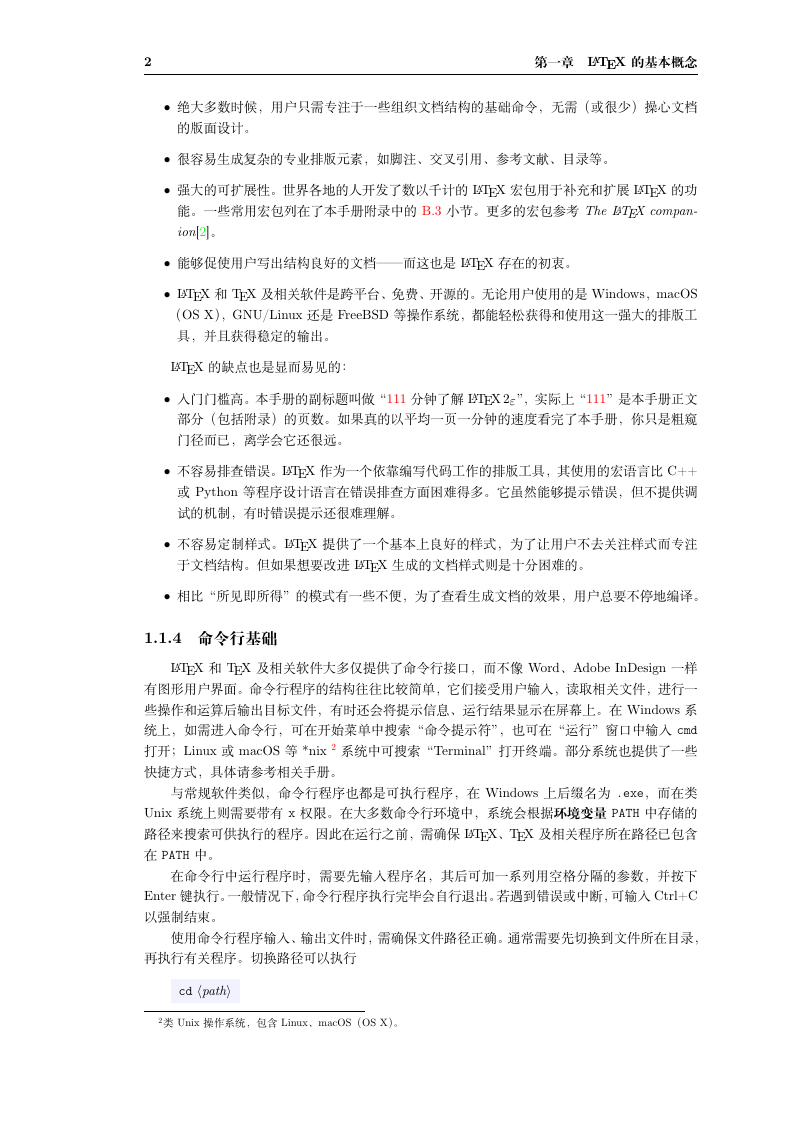
#> input picture assets/image-20260122211453-r856wkw.png, 794 x 1123 px
$ python -i deskew_and_rotation_correction.py   (imports and definitions only)
#> lines starting #> are read from the running program, lines starting #| are printed output that depends on the picture; after the words box and inside, x2 and y2 are one past the last pixel; in counts of white or black regions, pixels touching at a corner belong together
#!/usr/bin/env python3
# -*- coding: utf-8 -*-
"""
文档图像去倾斜+旋转校正工具（主程序）

对应博客文档：四、完整去倾斜+旋转校正方案

功能说明：
  本脚本是项目的核心应用程序，整合了文档图像矫正的完整pipeline：
  1. 去倾斜（Deskew）：基于 FFT 频谱分析 + 自适应径向投影算法
     - 可处理 ±45° 范围内的任意角度倾斜
     - 参数配置：amax=45, V=2048, W=304, D=0.55
     - 算法原理：对应博客 二、文档图像去倾斜 章节

  2. 方向校正（Rotation Correction）：基于轻量级深度学习分类模型
     - 使用 ONNX 模型预测图像方向（0°/90°/180°/270°）
     - 模型路径：model/inference.onnx
     - 算法原理：对应博客 三、文档图像方向分类与矫正 章节

  3. 单次旋转优化：合并去倾斜和方向校正的角度，避免二次插值带来的质量损失

使用场景：
  - 处理扫描文档中的倾斜问题（如歪斜的扫描件）
  - 处理方向错误的文档（如倒置或横向竖排的文档）
  - 作为 OCR、版面分析等下游任务的预处理步骤

命令行用法：
  python deskew_and_rotation_correction.py <input_image> [--output <output_path>] [--conf_threshold <float>]
"""

import cv2
import numpy as np
import onnxruntime as ort
from pathlib import Path
import argparse


# ========= 去倾斜模块 =========

def ensure_gray(image: np.ndarray) -> np.ndarray:
    """确保图像为灰度图"""
    try:
        return cv2.cvtColor(image, cv2.COLOR_BGR2GRAY)
    except cv2.error:
        return image


def ensure_optimal_square(image: np.ndarray) -> np.ndarray:
    """扩展图像到最优DFT尺寸"""
    nw = nh = cv2.getOptimalDFTSize(max(image.shape[:2]))
    output_image = cv2.copyMakeBorder(
        src=image,
        top=0,
        bottom=nh - image.shape[0],
        left=0,
        right=nw - image.shape[1],
        borderType=cv2.BORDER_CONSTANT,
        value=255,
    )
    return output_image


def get_fft_magnitude(image: np.ndarray) -> np.ndarray:
    """获取FFT幅度谱"""
    gray = ensure_gray(image)
    opt_gray = ensure_optimal_square(gray)

    # 自适应阈值处理
    opt_gray = cv2.adaptiveThreshold(
        ~opt_gray, 255, cv2.ADAPTIVE_THRESH_GAUSSIAN_C, cv2.THRESH_BINARY, 15, -10
    )

    # FFT变换
    dft = np.fft.fft2(opt_gray)
    shifted_dft = np.fft.fftshift(dft)

    # 获取幅度
    magnitude = np.abs(shifted_dft)
    return magnitude


def _get_angle_adaptive(m: np.ndarray, amax: float, W: int) -> tuple:
    """径向投影 + 中心遮挡"""
    assert m.shape[0] == m.shape[1]
    r = c = m.shape[0] // 2

    num = 20
    tr = np.linspace(-1 * amax, amax, int(amax * num * 2)) / 180 * np.pi

    # 预分配
    li_init = np.zeros_like(tr)
    li_correct = np.zeros_like(tr)

    for i, t in enumerate(tr):
        x = np.arange(0, r)
        y = c + np.int32(x * np.cos(t))
        x_proj = c + np.int32(-1 * x * np.sin(t))
        valid = (y >= 0) & (y < m.shape[0]) & (x_proj >= 0) & (x_proj < m.shape[1])
        vals = m[y[valid], x_proj[valid]]
        if vals.size == 0:
            continue
        li_init[i] = np.sum(vals)
        li_correct[i] = np.sum(vals[W:]) if W > 0 else li_init[i]

    a_init = tr[np.argmax(li_init)] / np.pi * 180
    a_correct = tr[np.argmax(li_correct)] / np.pi * 180

    dist = abs(a_init - a_correct)
    return -1 * a_init, -1 * a_correct, dist


def estimate_deskew_angle(image: np.ndarray) -> float:
    """
    估计去倾斜角度（固定参数：amax=45, V=2048, W=304, D=0.55）
    """
    amax = 45
    V = 2048
    W = 304
    D = 0.55

    # 缩放图像
    ratio = V / image.shape[0]
    resized_image = cv2.resize(image, None, fx=ratio, fy=ratio)

    # FFT分析
    magnitude = get_fft_magnitude(resized_image)
    a_init, a_correct, dist = _get_angle_adaptive(magnitude, amax=amax, W=W)

    # 根据距离选择角度
    if dist <= D:
        return a_correct
    return a_init


# ========= 旋转校正模块 =========

class Preprocess:
    """图像预处理流程"""

    @staticmethod
    def resize_image(img: np.ndarray, resize_short: int = 256):
        """缩放：短边缩放到指定大小"""
        img_h, img_w = img.shape[:2]
        percent = float(resize_short) / min(img_w, img_h)
        w = int(round(img_w * percent))
        h = int(round(img_h * percent))
        return cv2.resize(img, dsize=(w, h), interpolation=cv2.INTER_LANCZOS4)

    @staticmethod
    def crop_image(img: np.ndarray, size: int = 224):
        """中心裁剪"""
        img_h, img_w = img.shape[:2]
        if img_h < size or img_w < size:
            raise ValueError(
                f"图像尺寸 ({img_h}, {img_w}) 小于裁剪尺寸 ({size}, {size})"
            )
        w_start = (img_w - size) // 2
        h_start = (img_h - size) // 2
        return img[h_start:h_start + size, w_start:w_start + size, :]

    @staticmethod
    def normalize_image(img: np.ndarray):
        """归一化：(img/255 - mean) / std"""
        scale = np.float32(1.0 / 255.0)
        mean = np.array([0.485, 0.456, 0.406]).reshape(1, 1, 3).astype("float32")
        std = np.array([0.229, 0.224, 0.225]).reshape(1, 1, 3).astype("float32")

        img = np.array(img).astype(np.float32)
        img = (img * scale - mean) / std
        return img.astype(np.float32)

    @staticmethod
    def to_chw_image(img: np.ndarray):
        """通道转换：HWC -> CHW"""
        img = np.array(img)
        return img.transpose((2, 0, 1))

    def __call__(self, img: np.ndarray):
        """完整的预处理流程"""
        img = self.resize_image(img, resize_short=256)
        img = self.crop_image(img, size=224)
        img = self.normalize_image(img)
        img = self.to_chw_image(img)
        img = img[None, ...]
        return img.astype(np.float32)


def estimate_rotation_angle(image: np.ndarray, model_path: str) -> int:
    """
    使用ONNX模型估计旋转角度（0°, 90°, 180°, 270°）
    """
    preprocessor = Preprocess()
    input_data = preprocessor(image)

    # ONNX推理
    session = ort.InferenceSession(model_path, providers=['CPUExecutionProvider'])
    input_name = session.get_inputs()[0].name
    output_name = session.get_outputs()[0].name

    output = session.run([output_name], {input_name: input_data})

    # 获取预测结果
    probs = output[0][0]
    pred_idx = np.argmax(probs)

    # 标签映射
    angles = [0, 90, 180, 270]
    return angles[pred_idx]


# ========= 单次旋转模块 =========

# [39 lines left out: function rotate_image_once, not called in this run]


# ========= 主处理流程 =========

def process_image(image_path: str, model_path: str = "model/inference.onnx", output_path: str = None):
    """
    完整的图像处理流程：去倾斜 + 旋转校正

    Args:
        image_path: 输入图像路径
        model_path: 旋转校正模型路径
        output_path: 输出图像路径（可选）
    """
#> called with image_path = 'assets/image-20260122211453-r856wkw.png', model_path = 'model/inference.onnx'
    print(f"\n{'='*60}")
    print(f"处理图像: {image_path}")
    print(f"{'='*60}")

    # 1. 读取图像
    image = cv2.imread(image_path)
#> image is the input picture: shape (1123, 794, 3); mean B, G, R 245.7, 245.6, 245.7
    if image is None:
        print(f"错误：无法读取图像 {image_path}")
        return None

    print(f"✓ 原始尺寸: {image.shape[1]} x {image.shape[0]} 像素")
#| ✓ 原始尺寸: 794 x 1123 像素

    # 2. 估计去倾斜角度
    deskew_angle = estimate_deskew_angle(image)
#> in ensure_optimal_square, `output_image = cv2.copyMakeBorder( src=image, top=0, bottom=nh - image..`:
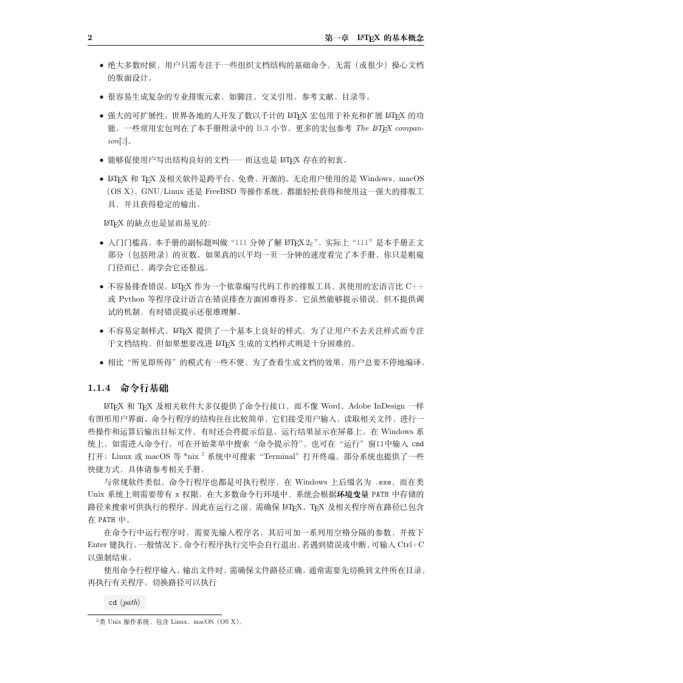
#> output_image: shape (2048, 2048) (shown at 1/3 size); min 0, max 255, mean 248.4
#> in get_fft_magnitude, `opt_gray = cv2.adaptiveThreshold( ~opt_gray, 255, cv2.ADAPTIVE_THRESH_..`:
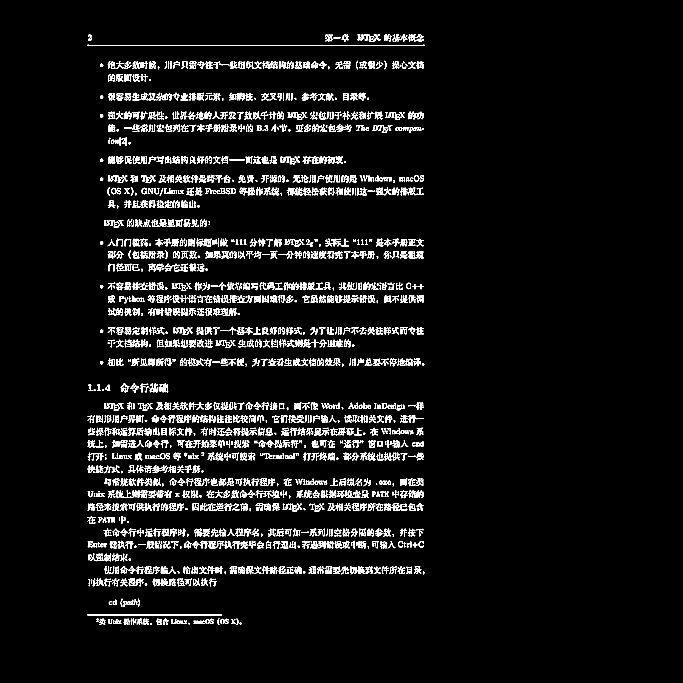
#> opt_gray: shape (2048, 2048) (shown at 1/3 size); 4.5% white in thin lines or dots, all inside (x1, y1, x2, y2) = (262, 102, 1274, 1875)
#> after the loop in _get_angle_adaptive, `for i, t in enumerate(tr):`: li_correct = 1800 values, max 243278465 at index 899, min 36699021.5 at index 1532, mean 48274295.5; li_init = 1800 values, max 873667433.1 at index 899, min 204050701.4 at index 1695, mean 259452365.6
#> in _get_angle_adaptive, `a_init = tr[np.argmax(li_init)] / np.pi * 180`: a_init = -0.025
#> in _get_angle_adaptive, `dist = abs(a_init - a_correct)`: dist = 0
#> in estimate_deskew_angle, `a_init, a_correct, dist = _get_angle_adaptive(magnitude, amax=amax, W=W)`: a_init = 0.025; dist = 0
#> deskew_angle = 0.025
    print(f"✓ 去倾斜角度: {deskew_angle:.2f}°")
#| ✓ 去倾斜角度: 0.03°

    # 3. 估计旋转校正角度
    rotation_angle = estimate_rotation_angle(image, model_path)
#> in resize_image, `return cv2.resize(img, dsize=(w, h), interpolation=cv2.INTER_LANCZOS4)`:
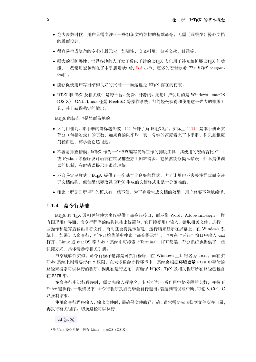
#> returned value: shape (362, 256, 3); mean of channels 0, 1, 2 245.1, 245.1, 245.1; drawn as B, G, R
#> in crop_image, `return img[h_start:h_start + size, w_start:w_start + size, :]`:
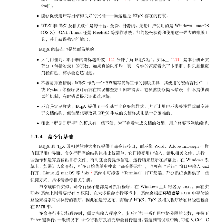
#> returned value: shape (224, 224, 3); mean of channels 0, 1, 2 240.7, 240.7, 240.7; drawn as B, G, R
#> in normalize_image, `img = (img * scale - mean) / std`:
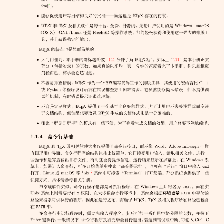
#> img: shape (224, 224, 3) float32; mean of channels 0, 1, 2 2, 2.18, 2.39; drawn with min black and max white
    print(f"✓ 旋转校正角度: {rotation_angle}°")

    # 4. 合并角度（单次旋转）
    # 旋转校正是90度倍数，去倾斜是小角度，需要合并
    # 注意：旋转校正预测的是"当前图像需要逆时针旋转多少度才能正常"
    # 所以最终角度 = 去倾斜角度 + 旋转校正角度
    correction_for_deskew = -deskew_angle  # 去倾斜需要的校正（逆时针）
    total_angle = correction_for_deskew + rotation_angle  # 加上旋转校正
    print(f"✓ 合并角度: {total_angle:.2f}° (逆时针旋转)")

    # 5. 单次旋转
    corrected_image = rotate_image_once(image, total_angle)
    print(f"✓ 旋转后尺寸: {corrected_image.shape[1]} x {corrected_image.shape[0]} 像素")

    # 6. 保存结果
    if output_path is None:
        input_path = Path(image_path)
        output_dir = input_path.parent / "corrected"
        output_dir.mkdir(parents=True, exist_ok=True)
        output_path = output_dir / f"{input_path.stem}_corrected{input_path.suffix}"

    output_file = Path(output_path)
    output_file.parent.mkdir(parents=True, exist_ok=True)

    cv2.imwrite(str(output_file), corrected_image)
    print(f"✓ 已保存到: {output_file}")
    print(f"{'='*60}\n")

    return corrected_image


# [28 lines left out: function main, not called in this run]


# [2 lines not run here, left out]

#> (the run stopped early here; a loop or call above may not have finished)

$ run again, on assets/image-20260122212910-1ih91rg.png
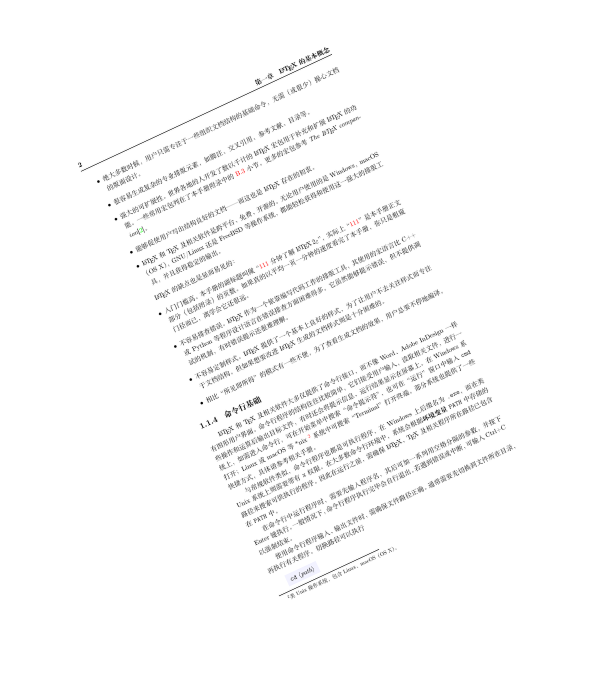
#> input picture assets/image-20260122212910-1ih91rg.png, 1194 x 1353 px (shown at 1/2 size)
#> in process_image, image is the input picture: shape (1353, 1194, 3); mean B, G, R 249.5, 249.5, 249.5
#| ✓ 原始尺寸: 1194 x 1353 像素
#> in get_fft_magnitude, `opt_gray = cv2.adaptiveThreshold( ~opt_gray, 255, cv2.ADAPTIVE_THRESH_..`:
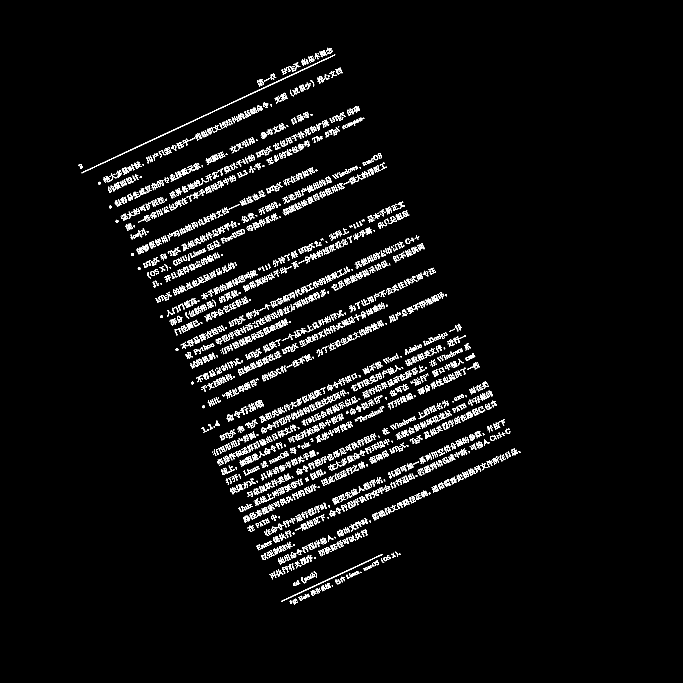
#> opt_gray: shape (2048, 2048) (shown at 1/3 size); 3.3% white in thin lines or dots, all inside (x1, y1, x2, y2) = (236, 143, 1561, 1814)
#> after the loop in _get_angle_adaptive, `for i, t in enumerate(tr):`: li_correct = 1800 values, max 159471749.7 at index 399, min 34627003.4 at index 1032, mean 41321584.3; li_init = 1800 values, max 678572664.4 at index 399, min 171603557.8 at index 0, mean 206704776.3
#> in _get_angle_adaptive, `a_init = tr[np.argmax(li_init)] / np.pi * 180`: a_init = -25.04
#> in _get_angle_adaptive, `dist = abs(a_init - a_correct)`: dist = 0
#> in estimate_deskew_angle, `a_init, a_correct, dist = _get_angle_adaptive(magnitude, amax=amax, W=W)`: a_init = 25.04; dist = 0
#> deskew_angle = 25.04
#| ✓ 去倾斜角度: 25.04°
#> in normalize_image, `img = (img * scale - mean) / std`:
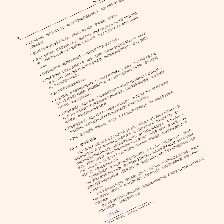
#> img: shape (224, 224, 3) float32; mean of channels 0, 1, 2 2.11, 2.28, 2.5; drawn with min black and max white
